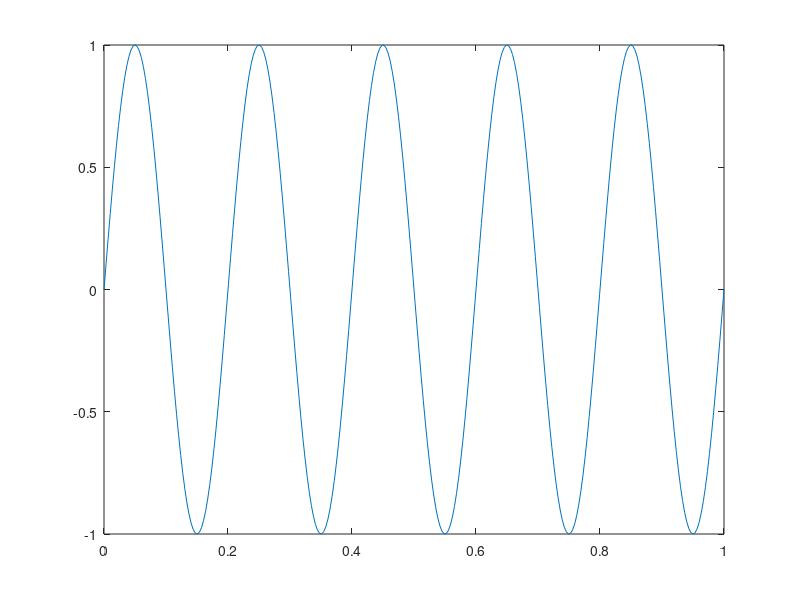
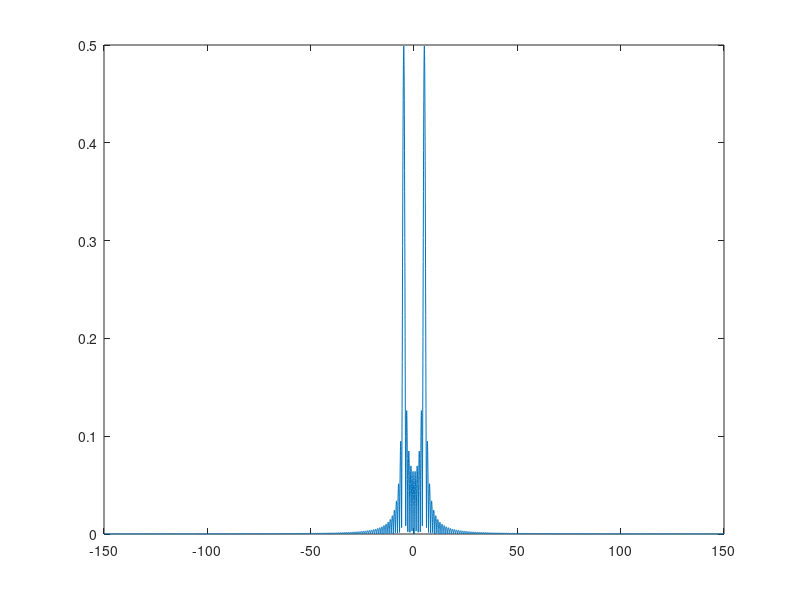

Write MATLAB code to recreate these figures, in order.
function test

    fs = 300;             % 1000 Hz = rev/sec
    t = linspace(0,1,fs); % x axis samled at fs
    
    f = 5;                % number of signals

    % Signal of f sin waves, period 2π, sample rate fs
    sig = sin(2*pi*f*t);
    fourier = fft(sig);

    close all;
    plot(t, sig)
    figure()
    plot(fourier)

    faxis = linspace(-fs/2, fs/2, 8192);
    plot(faxis, fftshift(abs(fft(sig, 8192)))/fs)

end